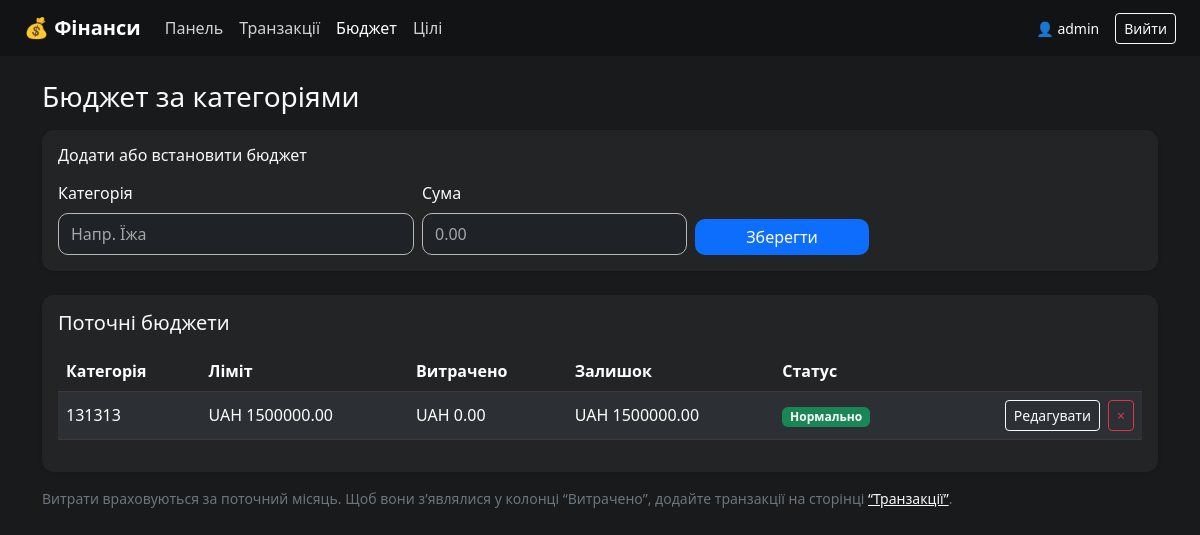
Screenshot of /budget (signed in) with the database file from the repository.
### app.py (models this page shows)
class User(db.Model):
    __tablename__ = "users"
    id = db.Column(db.Integer, primary_key=True)
    name = db.Column(db.String(120), default="")
    username = db.Column(db.String(80), unique=True, nullable=False)
    password = db.Column(db.String(120), nullable=False)
    currency = db.Column(db.String(10), default="UAH")
    created = db.Column(db.String(20), default=lambda: str(datetime.date.today()))

class Budget(db.Model):
    __tablename__ = "budgets"
    id = db.Column(db.Integer, primary_key=True)
    user_id = db.Column(db.Integer, db.ForeignKey("users.id"), nullable=False)
    category = db.Column(db.String(120), nullable=False)
    amount = db.Column(db.Float, nullable=False, default=0.0)

### app.py (the view)
@app.route("/budget")
@login_required
def budget():
    user = current_user()
    budgets = Budget.query.filter_by(user_id=user.id).all()
    today = datetime.date.today()
    month_prefix = today.strftime("%Y-%m")
    expenses = Transaction.query.filter_by(user_id=user.id, type="expense").all()
    spending = {}
    for t in expenses:
        if t.date.startswith(month_prefix):
            spending[t.category] = spending.get(t.category, 0.0) + t.amount
    return render_template(
        "budget.html",
        budgets={b.category: b.amount for b in budgets},
        spending_by_cat=spending,
        currency=user.currency,
    )

### app.py (called while the page is built)
def current_user():
    uname = session.get("username")
    return User.query.filter_by(username=uname).first() if uname else None

def login_required(view):
    @wraps(view)
    def wrapped(*args, **kwargs):
        if "username" not in session:
            return redirect(url_for("login"))
        return view(*args, **kwargs)
    return wrapped

### templates/budget.html (shortened to what this page needs)
{% extends "base.html" %}
{% block content %}
<h3 class="mb-3 text-light">Бюджет за категоріями</h3>
<div class="card mb-4 p-3 border-0 shadow-sm">
  <h6 class="text-light mb-3">Додати або встановити бюджет</h6>
  <form method="post" action="{{ url_for('save_budget_route') }}" class="row g-2">
    <div class="col-md-4">
      <label class="form-label text-light">Категорія</label>
      <input name="category" class="form-control" placeholder="Напр. Їжа" required>
    </div>
    <div class="col-md-3">
      <label class="form-label text-light">Сума</label>
      <input name="amount" type="number" step="0.01" min="0" class="form-control" placeholder="0.00" required>
    </div>
    <div class="col-md-2 d-flex align-items-end">
      <button class="btn btn-primary w-100" type="submit">Зберегти</button>
    </div>
  </form>
</div>
<div class="card border-0 shadow-sm p-3">
  <h5 class="text-light mb-3">Поточні бюджети</h5>
  <div class="table-responsive">
    <table class="table table-dark table-striped align-middle">
      <thead>
        <tr>
          <th>Категорія</th>
          <th>Ліміт</th>
          <th>Витрачено</th>
          <th>Залишок</th>
          <th>Статус</th>
          <th></th>
        </tr>
      </thead>
      <tbody>
        {% if budgets %}
          {% for cat, budget in budgets.items() %}
            {% set spent = spending_by_cat.get(cat, 0) %}
            {% set remaining = (budget|float) - (spent|float) %}
            {% set percent = (spent|float) / (budget|float) * 100 if budget|float > 0 else 0 %}
            <tr>
              <td>{{ cat }}</td>
              <td>{{ currency }} {{ "%.2f"|format(budget|float) }}</td>
              <td>{{ currency }} {{ "%.2f"|format(spent|float) }}</td>
              <td>{{ currency }} {{ "%.2f"|format(remaining) }}</td>
              <td>
                {% if percent <= 80 %}
                  <span class="badge bg-success">Нормально</span>
                {% elif percent <= 100 %}
                  <span class="badge bg-warning text-dark">Близько до ліміту</span>
                {% else %}
                  <span class="badge bg-danger">Перевищено</span>
                {% endif %}
              </td>
              <td class="text-end">
                <div class="d-flex justify-content-end gap-2">
                  <button class="btn btn-sm btn-outline-light" type="button" data-bs-toggle="collapse" data-bs-target="#edit{{ loop.index }}">Редагувати</button>
                  <form method="post" action="{{ url_for('delete_budget', cat=cat) }}" onsubmit="return confirm('Видалити категорію {{ cat }}?');">
                    <button class="btn btn-sm btn-outline-danger" type="submit">×</button>
                  </form>
                </div>
              </td>
            </tr>
          {% endfor %}
        {% else %}
          <tr>
            <td colspan="6" class="text-light py-3">Бюджети ще не додані.</td>
          </tr>
        {% endif %}
      </tbody>
    </table>
  </div>
</div>
<p class="mt-3 text-secondary small">
  Витрати враховуються за поточний місяць. Щоб вони з’являлися у колонці “Витрачено”, додайте транзакції на сторінці
  <a href="{{ url_for('transactions_view') }}" class="link-light text-decoration-underline">“Транзакції”</a>.
</p>
{% endblock %}

### templates/base.html (shortened to what this page needs)
<!doctype html>
<html lang="uk">
  <head>
    <link href="https://cdn.jsdelivr.net/npm/bootstrap@5.3.2/dist/css/bootstrap.min.css" rel="stylesheet">
    <link rel="stylesheet" href="{{ url_for('static', filename='style.css') }}">
  </head>
  <body>
    <nav class="navbar navbar-expand-lg navbar-dark px-4 py-2">
      <a class="navbar-brand fw-bold text-white" href="{{ url_for('dashboard') }}">💰 Фінанси</a>
      <div class="collapse navbar-collapse" id="navbarNav">
        {% if session.get('username') %}
        <ul class="navbar-nav me-auto mb-2 mb-lg-0">
          <li class="nav-item">
            <a class="nav-link {% if request.endpoint == 'dashboard' %}active{% endif %}" href="{{ url_for('dashboard') }}">Панель</a>
          </li>
          <li class="nav-item">
            <a class="nav-link {% if request.endpoint == 'transactions_view' %}active{% endif %}" href="{{ url_for('transactions_view') }}">Транзакції</a>
          </li>
          <li class="nav-item">
            <a class="nav-link {% if request.endpoint == 'budget' %}active{% endif %}" href="{{ url_for('budget') }}">Бюджет</a>
          </li>
          <li class="nav-item">
            <a class="nav-link {% if request.endpoint == 'savings' %}active{% endif %}" href="{{ url_for('savings') }}">Цілі</a>
          </li>
        </ul>
        <div class="d-flex align-items-center text-light">
          <small class="me-3">👤 {{ session['username'] }}</small>
          <a href="{{ url_for('logout') }}" class="btn btn-outline-light btn-sm">Вийти</a>
        </div>
        {% endif %}
      </div>
    </nav>
    <div class="container mt-4 mb-5">
      {% block content %}{% endblock %}
    </div>
  </body>
</html>

### static/style.css (style rules this page uses)
body { background-color: #181a1b; color: #fff; font-family: "Segoe UI", sans-serif; min-height: 100vh; }
.navbar { background-color: #111315 !important; }
.nav-link { color: #d1d1d1 !important; font-weight: 500; transition: 0.2s; }
.nav-link.active, .nav-link:hover { color: #ffffff !important; }
.card { background-color: #222426 !important; border: none; border-radius: 12px; }
.btn-primary { background-color: #0d6efd !important; border: none !important; border-radius: 10px; }
body .form-control, body .form-select, body input.form-control, body select.form-select { background-color: #1f2226 !important; color: #ffffff !important; border: 1px solid #b8b8b8 !important; border-radius: 10px !important; min-height: 42px; transition: border-color 0.2s, box-shadow 0.2s; }
body input[type="date"].form-control, body input[type="number"].form-control, body input[type="text"].form-control { background-color: #1f2226 !important; color: #ffffff !important; }
body .form-control::placeholder { color: rgba(255, 255, 255, 0.6); }
.table { color: #fff; }
.table-dark th, .table-dark td { background-color: transparent; border-color: #3a3a3a; }

### templates/base.html (style rules this page uses)
body { background-color: #181a1b; color: #fff; min-height: 100vh; font-family: "Segoe UI", sans-serif; }
.navbar { background-color: #111315 !important; }
.nav-link { color: #d1d1d1 !important; font-weight: 500; transition: 0.2s; }
.nav-link.active, .nav-link:hover { color: #ffffff !important; }
.card { background-color: #222426 !important; }
.btn-primary { background-color: #0d6efd !important; border: none; }

### rows the page displays
User: username "admin", currency "UAH"
Budget: category "131313", amount "1500000.00", spent "0.00"
